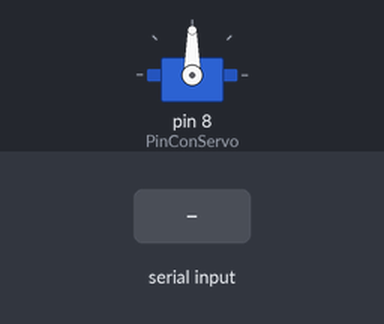
The sketch below on a simulated Arduino Uno, built with avr-gcc and run on an emulated ATmega328P. Shown: servo. Inputs (shaded band) come from the test bench. What the sketch prints to the serial monitor is not drawn.

Above: at 1.2 s.
1.3 s: "90,45\n" received over Serial
At 2.5 s:
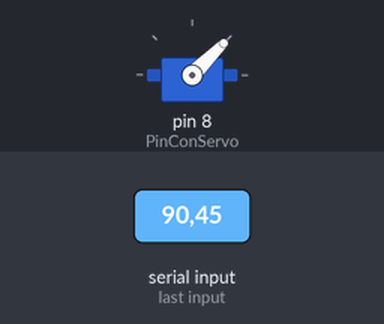
2.8 s: "30,150\n" received over Serial
At 3.8 s:
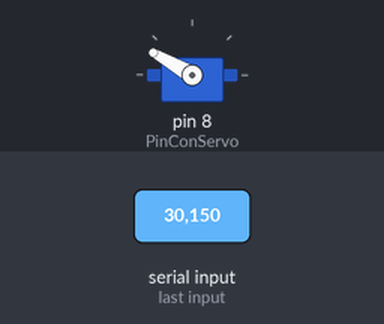
4.3 s: "5\n" received over Serial
At 5.0 s:
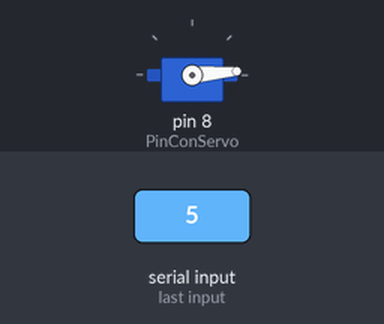
5.8 s: "200\n" received over Serial
At 6.1 s:
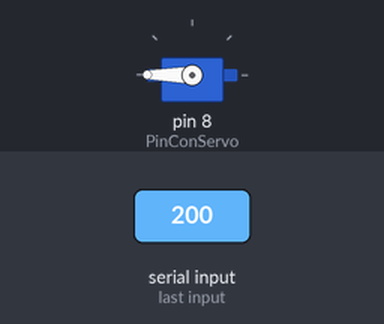
7.3 s: "90\n" received over Serial
At 8.5 s:
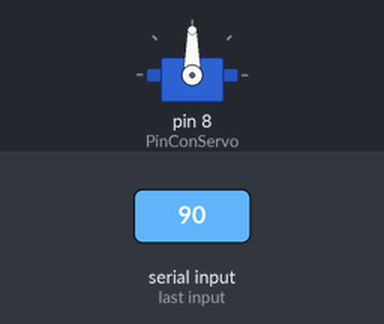
Timing chart, 0 to 9.8 s (numbered marks = the images above; inputs shaded):
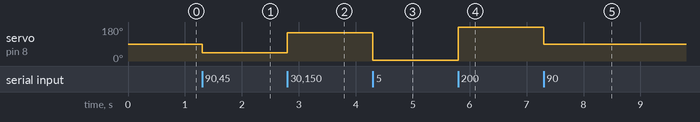

The sketch:

ServoRawTest.ino
```cpp
#include <Servo.h>

#define servoMAX 180
#define servoMIN 0
#define servoO 90

#define PinConServo 8

Servo Miservo;

void setup() {
  // put your setup code here, to run once:
  Miservo.attach(PinConServo);
  Serial.begin(115200);
  Serial.setTimeout(30000);
}

void loop() {
  // put your main code here, to run repeatedly:
  if (Serial.available()) {
    int _ang = Serial.parseInt();
    if (_ang == 0){}
    else{
    Miservo.write(_ang);
    Serial.write(_ang);}
  }
}
```

Measured:
- after the input at 1.3 s, servo on pin 8 (PinConServo): 90° → 45° at once
- after the input at 2.8 s, servo on pin 8 (PinConServo): 45° → 150° at once
- after the input at 4.3 s, servo on pin 8 (PinConServo): 150° → 5° at once
- after the input at 5.8 s, servo on pin 8 (PinConServo): 5° → 180° at once
- after the input at 7.3 s, servo on pin 8 (PinConServo): 180° → 90° at once
